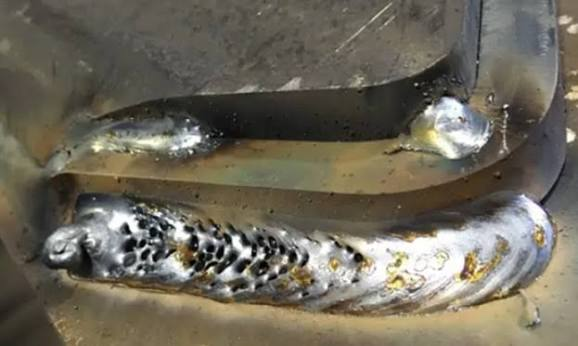
#> input picture imagens para teste/images (1).jpg, 578 x 346 px
$ python -i visao.py   (imports and definitions only)   (older library calls are emulated)
#> lines starting #> are read from the running program, lines starting #| are printed output that depends on the picture; after the words box and inside, x2 and y2 are one past the last pixel; in counts of white or black regions, pixels touching at a corner belong together
#> further down, picture is the input picture: shape (346, 578, 3); mean B, G, R 91.2, 105, 110.4
"""Triagem visual experimental de cordões de solda usando OpenCV."""
import base64

import cv2
import numpy as np


def analisar_imagem_solda(imagem: np.ndarray, roi: tuple[int, int, int, int] | None = None) -> dict:
    """Gera um mapa visual de contraste e uma triagem heurística da região selecionada.

    O mapa mostra variações locais da imagem; não representa temperatura real.
    """
    altura, largura = imagem.shape[:2]
#> altura = 346; largura = 578
    if roi:
        x, y, w, h = roi
        x1, y1 = max(0, x), max(0, y)
        x2, y2 = min(largura, x + w), min(altura, y + h)
        if x2 <= x1 or y2 <= y1:
            raise ValueError("A área selecionada está fora da imagem.")
        recorte = imagem[y1:y2, x1:x2].copy()
    else:
        recorte = imagem.copy()

    h, w = recorte.shape[:2]
#> h = 346; w = 578
    if max(h, w) > 1100:
        escala = 1100 / max(h, w)
        recorte = cv2.resize(recorte, (int(w * escala), int(h * escala)))

    cinza = cv2.cvtColor(recorte, cv2.COLOR_BGR2GRAY)
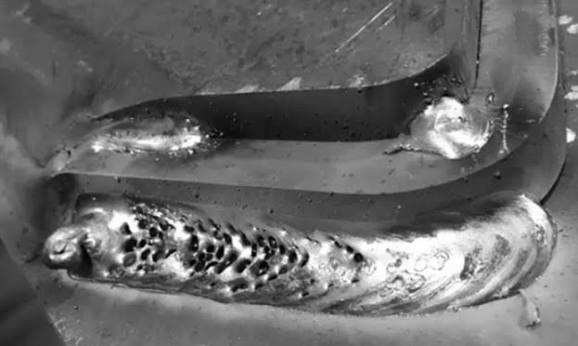
#> cinza: shape (346, 578); min 0, max 255, mean 105.1
    suavizada = cv2.GaussianBlur(cinza, (5, 5), 0)
    bordas = cv2.Canny(suavizada, 50, 140)
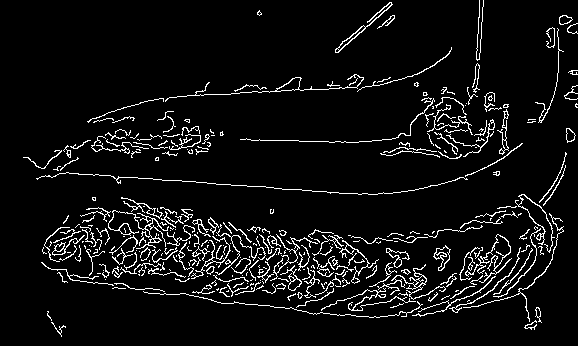
#> bordas: shape (346, 578); 6.4% white in thin lines or dots
    contornos, _ = cv2.findContours(bordas, cv2.RETR_LIST, cv2.CHAIN_APPROX_SIMPLE)
#> contornos = 396 contours, 327 with area under 20; largest, box (x1, y1, x2, y2) and area: (165, 74, 364, 102) 210, (433, 245, 451, 271) 200, (108, 210, 169, 249) 196, (335, 2, 393, 53) 192, (276, 77, 301, 92) 168

    # Estimativa simples de cavidades pequenas e arredondadas. Bordas próximas
    # do mesmo ponto são agrupadas para reduzir a contagem duplicada.
    poros = []
    for contorno in contornos:
        area = cv2.contourArea(contorno)
        perimetro = cv2.arcLength(contorno, True)
        if not 20 <= area <= 400 or perimetro == 0:
            continue
        circularidade = 4 * np.pi * area / (perimetro * perimetro)
        momentos = cv2.moments(contorno)
        if circularidade < 0.55 or momentos["m00"] == 0:
            continue
        centro = (momentos["m10"] / momentos["m00"], momentos["m01"] / momentos["m00"])
        if not any(np.hypot(centro[0] - px, centro[1] - py) < 10 for px, py, _ in poros):
            poros.append((*centro, area))
#> this loop made 396 passes
#> (area, perimetro, circularidade) on passes 6, 18, 52: (37, 43.8, 0.242), (47, 469.9, 0.00267), (38, 289.2, 0.00571)
#> after the loop, poros = [(537.8, 312.1, 31), (294, 284.2, 87.5), (354.6, 280.1, 25), (210, 269.8, 29.5), (397.5, 262.6, 41), (349.2, 248.6, 41.5), (59.18, 247, 44), (124.8, 229, 88), (212.2, 222.7, 34), (504.5, 144.2, 33.5), (569.6, 135, 79.5), (564.4, 19.47, 75)]

    total = h * w
#> total = 199988
    area_porosa = 100 * sum(item[2] for item in poros) / total
#> area_porosa = 0.305
    densidade_bordas = 100 * cv2.countNonZero(bordas) / total
#> densidade_bordas = 6.42
    nitidez = float(cv2.Laplacian(cinza, cv2.CV_64F).var())
#> nitidez = 217.5

    # Mapa falso-cor feito a partir de diferenças locais, suavizado para reduzir
    # o ruído da superfície. Só os pontos de maior contraste recebem a cor.
    fundo_local = cv2.GaussianBlur(cinza, (0, 0), 9)
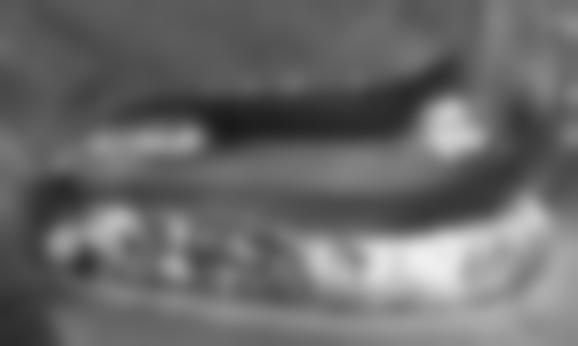
#> fundo_local: shape (346, 578); min 26, max 239, mean 105.1
    detalhe = cv2.absdiff(cinza, fundo_local)
    detalhe = cv2.medianBlur(detalhe, 7)
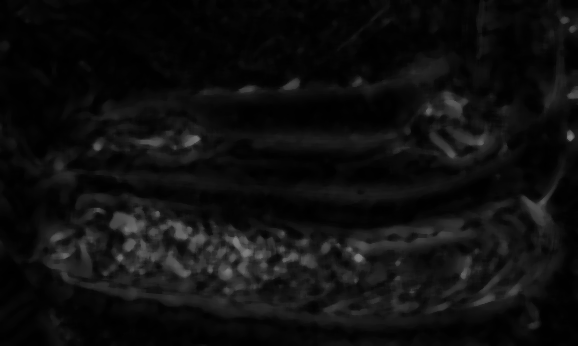
#> detalhe: shape (346, 578); min 0, max 130, mean 14.8
    detalhe = cv2.GaussianBlur(detalhe, (0, 0), 4)
    corte = float(np.percentile(detalhe, 88))
#> corte = 31
    limite = max(float(np.percentile(detalhe, 99.5)), corte + 1)
#> limite = 69
    intensidade = np.clip((detalhe.astype(np.float32) - corte) * 255 / (limite - corte), 0, 255).astype(np.uint8)
    mapa = cv2.applyColorMap(intensidade, cv2.COLORMAP_INFERNO)
    mascara = intensidade > 24
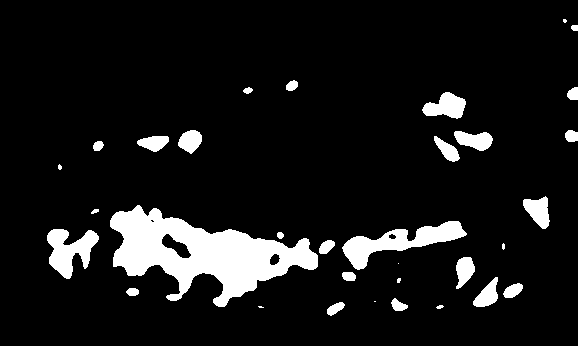
#> mascara: shape (346, 578) bool; 9.3% white; 33 white regions (7 under 20 px), largest, box (x1, y1, x2, y2) and area: (110, 205, 318, 307) 9802, (342, 221, 467, 270) 2227, (47, 229, 99, 279) 1430
    sobreposicao = recorte.copy()
    misturada = cv2.addWeighted(recorte, 0.58, mapa, 0.42, 0)
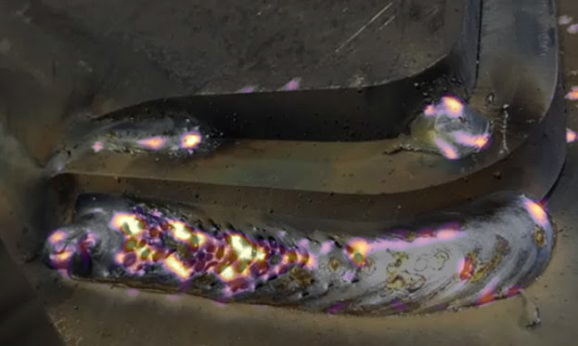
#> misturada: shape (346, 578, 3); mean B, G, R 58.1, 63.4, 69.6
    sobreposicao[mascara] = misturada[mascara]
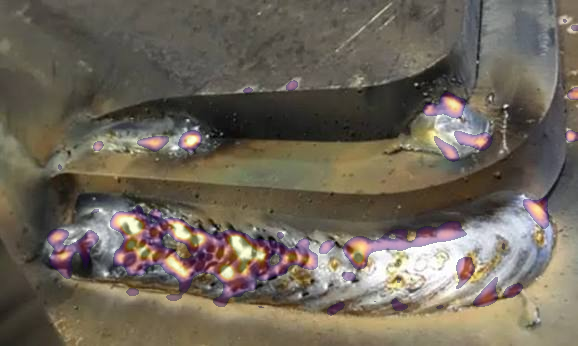
#> sobreposicao: shape (346, 578, 3); 9.34% of pixels changed, all inside (x1, y1, x2, y2) = (47, 19, 578, 316)

    motivos = []
    if min(h, w) < 80 or nitidez < 5:
        avaliacao = "Imagem inconclusiva"
        motivos.append("A região está pequena ou sem nitidez suficiente para a triagem.")
    else:
        if len(poros) >= 5:
            motivos.append("Foram encontrados vários contornos pequenos e arredondados que podem indicar poros.")
        if area_porosa >= 0.5:
            motivos.append("A área estimada desses contornos passou do limite inicial do filtro.")
        if motivos:
            avaliacao = "Revisar a solda"
        else:
            avaliacao = "Sem alerta visual pelo filtro"
            motivos.append("O filtro não encontrou um número elevado de pequenos contornos arredondados.")

    sucesso, buffer = cv2.imencode(".png", sobreposicao)
    if not sucesso:
        raise ValueError("Não foi possível gerar a imagem de resultado.")

    return {
        "avaliacao": avaliacao,
        "motivos": motivos,
        "possiveis_poros": len(poros),
        "area_porosa_estimada_percentual": round(area_porosa, 3),
        "densidade_bordas_percentual": round(densidade_bordas, 2),
        "nitidez": round(nitidez, 1),
        "mapa_visual_base64": base64.b64encode(buffer).decode("ascii"),
        "observacao": "Triagem heurística de imagem RGB; as cores mostram contraste visual, não temperatura. Não substitui inspeção ou critério técnico de aceitação.",
    }

>>> import cv2
>>> picture = cv2.imread('../imagens para teste/images (1).jpg')
>>> result = analisar_imagem_solda(picture)
#> result = 8 items

$ run again, on imagens para teste/images.jpg
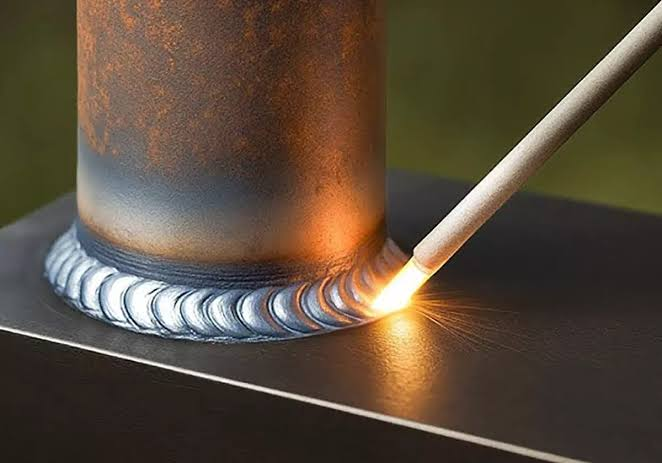
#> input picture imagens para teste/images.jpg, 662 x 463 px
#> picture is the input picture: shape (463, 662, 3); mean B, G, R 59.9, 75.5, 89.6
#> in analisar_imagem_solda, `bordas = cv2.Canny(suavizada, 50, 140)`:
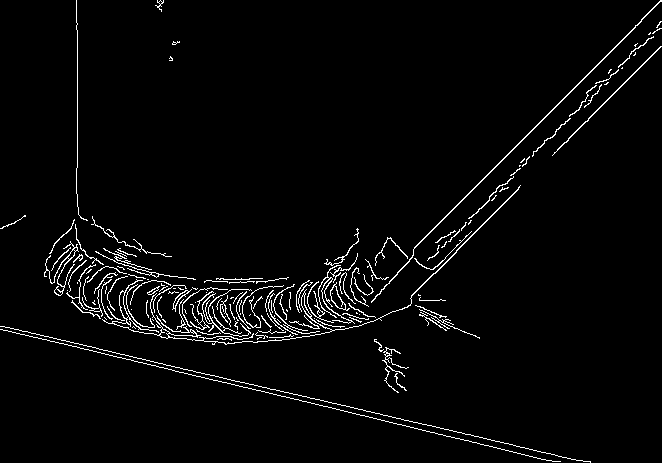
#> bordas: shape (463, 662); 3% white in thin lines or dots
#> contornos = 179 contours, 141 with area under 20; largest, box (x1, y1, x2, y2) and area: (102, 185, 521, 345) 466, (371, 0, 662, 303) 284, (330, 282, 350, 311) 181, (330, 285, 346, 310) 159, (44, 241, 79, 296) 132
#> the loop in analisar_imagem_solda, `for contorno in contornos:` made 179 passes
#> (area, perimetro, circularidade) on passes 3, 13, 18: (43.5, 291.1, 0.00645), (57.5, 42.04, 0.409), (27.5, 25.21, 0.544)
#> after the loop in analisar_imagem_solda, `for contorno in contornos:`: poros = [(319.7, 312.5, 21), (57.82, 291.8, 28), (154.6, 274, 21), (71.24, 254.1, 34.5)]
#> area_porosa = 0.0341
#> densidade_bordas = 2.98
#> nitidez = 541.2
#> corte = 25
#> limite = 64
#> mascara: shape (463, 662) bool; 9.9% white; 12 white regions, largest, box (x1, y1, x2, y2) and area: (52, 242, 258, 343) 10701, (396, 0, 662, 295) 9318, (0, 326, 581, 463) 8192
#> in analisar_imagem_solda, `sobreposicao[mascara] = misturada[mascara]`:
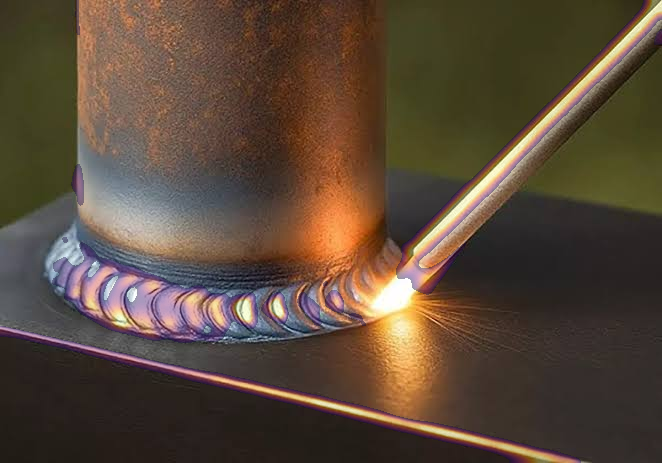
#> sobreposicao: shape (463, 662, 3); 9.89% of pixels changed, all inside (x1, y1, x2, y2) = (0, 0, 662, 463)
#> result = 8 items
